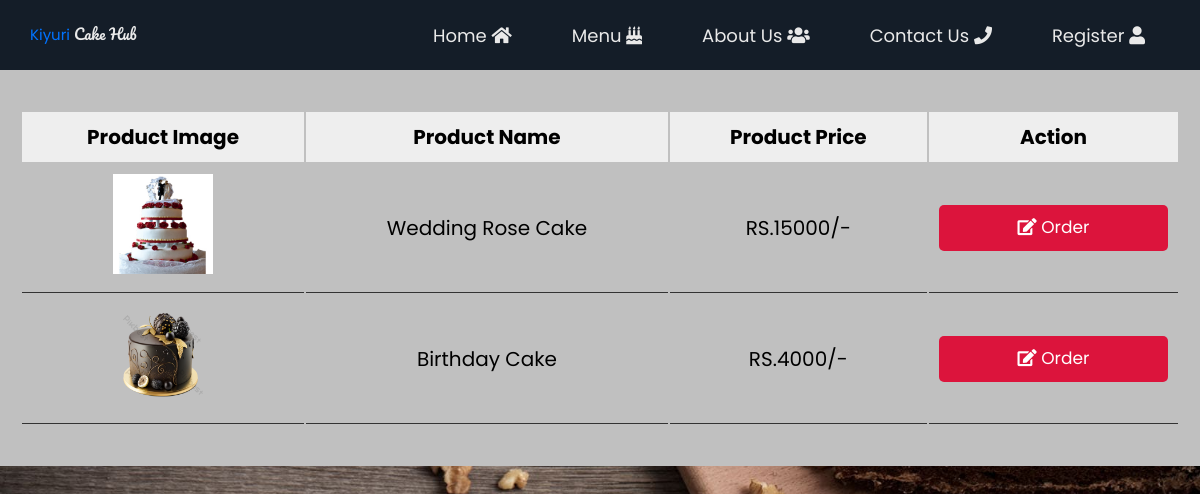
/project/menu.php, run on the app's committed database.
### tables this page shows
CREATE TABLE `products` (
  `id` int(255) NOT NULL,
  `name` varchar(255) NOT NULL,
  `price` varchar(255) NOT NULL,
  `image` varchar(255) NOT NULL
);

### project/menu.php (the view, shortened to what this page needs)
<?php
@include 'config.php';
?>
<!DOCTYPE html>
<html lang="en">
<head>
   <link rel="stylesheet" href="about.css">
   <link rel="stylesheet" href="https://cdnjs.cloudflare.com/ajax/libs/font-awesome/5.15.4/css/all.min.css">
   <link rel="stylesheet" href="css/style.css">
</head>
<body>
<div class="menubar">
       <pre class="name"><span>Kiyuri</span> Cake Hub</pre>
       <ul>
           <li><a href="in.php">Home </a><i class="fa fa-home"></i></li>
           <li><a href="menu.php">Menu </a><i class="fa fa-birthday-cake"></i></li>
           <li><a href="about.php">About Us </a><i class="fa fa-users"></i></li>
           <li><a href="contact.php">Contact Us </a><i class="fa fa-phone"></i></li>
           <li><a href="register.php">Register </a><i class="fa fa-user"></i></li>
       </ul>
 </div>
<div class="container">
   <?php
   $select = mysqli_query($conn, "SELECT * FROM products");
   ?>
   <div class="product-display">
      <table class="product-display-table">
         <thead>
         <tr>
            <th>product image</th>
            <th>product name</th>
            <th>product price</th>
            <th>action</th>
         </tr>
         </thead>
         <?php while($row = mysqli_fetch_assoc($select)){ ?>
         <tr>
            <td><img src="uploaded_img/<?php echo $row['image']; ?>" height="100" alt=""></td>
            <td><?php echo $row['name']; ?></td>
            <td>RS.<?php echo $row['price']; ?>/-</td>
            <td>
               <a href="buy.php?edit=<?php echo $row['id']; ?>" class="btn"> <i class="fas fa-edit"></i> Order </a>
            </td>
         </tr>
      <?php } ?>
      </table>
   </div>
</div>
</body>
</html>

### project/about.css (style rules this page uses)
:root { --color-primary:#0073ff; --color-white:#e9e9e9; --color-black:#141d28; --color-black-1:#212b38; --color-silver:#C0C0C0; --color: #24262b; --color-mediumblue:#0000cd; --color-black2:#000000; --color-darkred:#8b0000; --color-lightslategrey:#778899; }
* { margin:0; padding:0; box-sizing: border-box; }
body { font-family: IBM Plex Sans; }
.menubar { background-color:var(--color-black); height: 70px; width: 100%; display: flex; align-items:center; justify-content: space-between; padding-left: 30px; padding-right: 25px; }
.name { padding-top: 10px; padding-bottom: 10px; font-family: Pacifico; font-size: 15px; width: 50; color:var(--color-white); height: auto; }
.name span { color:var(--color-primary); }
.menubar ul { list-style: none; display:flex; }
.menubar ul li { padding: 10px 30px; font-family:Belanosima; font-size: 18px; }
.menubar ul li a { color: var(--color-white); text-decoration: none; font-size: 18px; transition:all 0.3s; }
.fa { color: #e9e9e9; }
body { margin: 0; padding: 0; background-image: url('recipes.jpg'); background-position: center; background-repeat: no-repeat; background-size: cover; }
body { line-height: 1.5; }
* { margin: 0; padding: 0; box-sizing: border-box; }
.container { max-width: 1170px; background-color: #C0C0C0; margin: auto; }
ul { list-style: none; }

### project/css/style.css (style rules this page uses)
:root { --green:#27ae60; --black:#333; --white:#fff; --bg-color:#eee; --box-shadow:0 .5rem 1rem rgba(0,0,0,.1); --border:.1rem solid var(--black); }
* { font-family: 'Poppins', sans-serif; margin:0; padding:0; box-sizing: border-box; outline: none; border:none; text-decoration: none; text-transform: capitalize; }
html { font-size: 62.5%; overflow-x: hidden; }
.btn { display: block; width: 100%; cursor: pointer; border-radius: .5rem; margin-top: 1rem; font-size: 1.7rem; padding:1rem 3rem; background: var(--green); color:var(--white); text-align: center; }
.container { max-width: 1200px; padding:2rem; margin:0 auto; }
.product-display { margin:2rem 0; }
.product-display .product-display-table { width: 100%; text-align: center; }
.product-display .product-display-table thead { background: var(--bg-color); }
.product-display .product-display-table th { padding:1rem; font-size: 2rem; }
.product-display .product-display-table td { padding:1rem; font-size: 2rem; border-bottom: var(--border); }
.product-display .product-display-table .btn:first-child { margin-top: 0; }
.product-display .product-display-table .btn:last-child { background: crimson; }

### data on the page
products: image (picture), name "Wedding Rose Cake", price "15000"
products: image (picture), name "Birthday Cake", price "4000"
